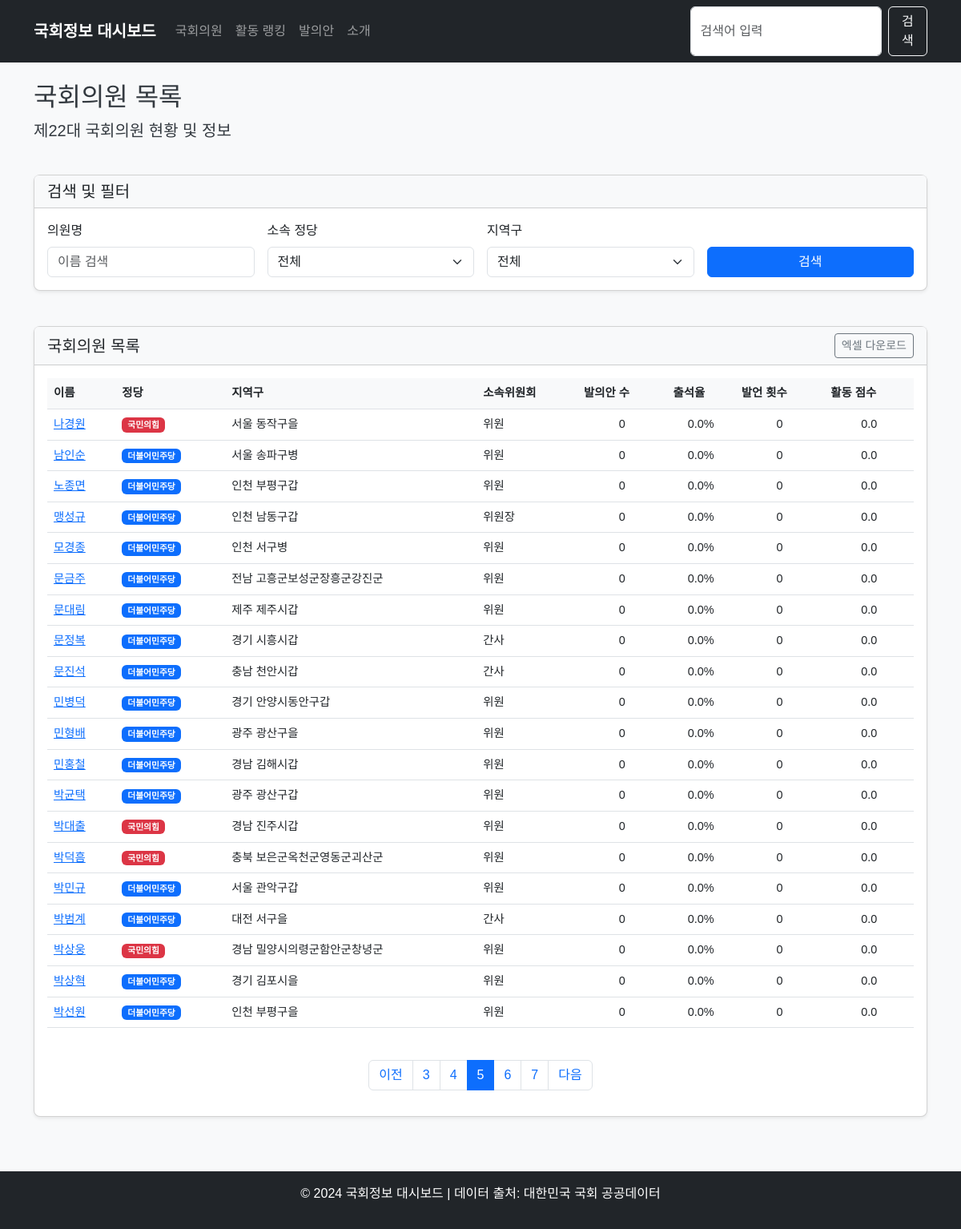
/members?name=&party=&district=&page=5, run on the app's committed database.
### app/models/member.py (models this page shows)
class Member(Base):
    __tablename__ = "members"
    id = Column(Integer, primary_key=True, index=True)
    name = Column(String, index=True)
    hanja_name = Column(String, nullable=True)  # 한자명
    eng_name = Column(String, nullable=True)    # 영문명
    birth_date = Column(Date, nullable=True)    # 생년월일
    birth_gbn = Column(String, nullable=True)   # 음/양력 구분
    position = Column(String, nullable=True)    # 직책명
    party = Column(String, index=True)          # 정당명
    district = Column(String, index=True)       # 선거구
    committee = Column(String, nullable=True)   # 대표 위원회
    committees = Column(Text, nullable=True)    # 소속 위원회 목록 (쉼표로 구분)
    reele_gbn = Column(String, nullable=True)   # 재선 구분
    units = Column(String, nullable=True)       # 당선 수
    tel_no = Column(String, nullable=True)      # 전화번호
    email = Column(String, nullable=True)       # 이메일
    homepage = Column(String, nullable=True)    # 홈페이지
    num_bills = Column(Integer, default=0)       # 발의안 개수
    attendance_rate = Column(Float, default=0.0) # 참석율 (%)
    speech_count = Column(Integer, default=0)    # 발언 횟수
    activity_score = Column(Float, default=0.0)  # 활동 점수 (자체 계산)
    bill_pass_rate = Column(Float, default=0.0)  # 법안 통과율 (%)
    is_active = Column(Boolean, default=True)
    last_updated = Column(Date, nullable=True)

### app/main.py (the view)
@app.get("/members", response_class=HTMLResponse)
async def members_page(
    request: Request,
    db: Session = Depends(get_db),
    name: Optional[str] = None,
    party: Optional[str] = None,
    district: Optional[str] = None,
    page: int = 1,
    limit: int = 20
):
    query = db.query(MemberModel)
    if name:
        query = query.filter(MemberModel.name.contains(name))
    if party:
        query = query.filter(MemberModel.party == party)
    if district:
        query = query.filter(MemberModel.district.contains(district))
    total = query.count()
    total_pages = (total + limit - 1) // limit
    if page < 1:
        page = 1
    elif page > total_pages and total_pages > 0:
        page = total_pages
    offset = (page - 1) * limit
    members = query.offset(offset).limit(limit).all()
    if total_pages <= 5:
        page_range = range(1, total_pages + 1)
    else:
        start_page = max(1, page - 2)
        end_page = min(total_pages, page + 2)
        page_range = range(start_page, end_page + 1)
    return templates.TemplateResponse(
        "members.html",
        {
            "request": request,
            "members": members,
            "total": total,
            "page": page,
            "limit": limit,
            "total_pages": total_pages,
            "page_range": page_range,
            "name": name or "",
            "party": party or "",
            "district": district or ""
        }
    )

### app/templates/members.html (shortened to what this page needs)
{% extends "base.html" %}
{% block content %}
<div class="row">
    <div class="col-12 mb-4">
        <h2>국회의원 목록</h2>
        <p class="lead">제22대 국회의원 현황 및 정보</p>
    </div>
</div>
<div class="row mb-4">
    <div class="col-12">
        <div class="card">
            <div class="card-header">
                <h5 class="mb-0">검색 및 필터</h5>
            </div>
            <div class="card-body">
                <form action="/members" method="get" class="row g-3">
                    <div class="col-md-3">
                        <label for="name" class="form-label">의원명</label>
                        <input type="text" class="form-control" id="name" name="name" placeholder="이름 검색" value="{{ name }}">
                    </div>
                    <div class="col-md-3">
                        <label for="party" class="form-label">소속 정당</label>
                        <select class="form-select" id="party" name="party">
                            <option value="">전체</option>
                        </select>
                    </div>
                    <div class="col-md-3">
                        <label for="district" class="form-label">지역구</label>
                        <select class="form-select" id="district" name="district">
                            <option value="">전체</option>
                        </select>
                    </div>
                    <div class="col-md-3 d-flex align-items-end">
                        <button type="submit" class="btn btn-primary w-100">검색</button>
                    </div>
                </form>
            </div>
        </div>
    </div>
</div>
<div class="row">
    <div class="col-12">
        <div class="card">
            <div class="card-header d-flex justify-content-between align-items-center">
                <h5 class="mb-0">국회의원 목록</h5>
                <div>
                    <button class="btn btn-sm btn-outline-secondary">엑셀 다운로드</button>
                </div>
            </div>
            <div class="card-body">
                <div class="table-responsive">
                    <table class="table table-hover">
                        <thead>
                            <tr>
                                <th scope="col">이름</th>
                                <th scope="col">정당</th>
                                <th scope="col">지역구</th>
                                <th scope="col">소속위원회</th>
                                <th scope="col">발의안 수</th>
                                <th scope="col">출석율</th>
                                <th scope="col">발언 횟수</th>
                                <th scope="col">활동 점수</th>
                            </tr>
                        </thead>
                        <tbody>
                            {% for member in members %}
                            <tr>
                                <td><a href="/members/{{ member.id }}">{{ member.name }}</a></td>
                                <td>
                                    {% if member.party == "국민의힘" %}
                                    <span class="badge bg-danger">{{ member.party }}</span>
                                    {% elif member.party == "더불어민주당" %}
                                    <span class="badge bg-primary">{{ member.party }}</span>
                                    {% elif member.party == "정의당" %}
                                    <span class="badge bg-warning text-dark">{{ member.party }}</span>
                                    {% else %}
                                    <span class="badge bg-secondary">{{ member.party }}</span>
                                    {% endif %}
                                </td>
                                <td>{{ member.district }}</td>
                                <td>{{ member.position }}</td>
                                <td class="text-center">{{ member.num_bills }}</td>
                                <td class="text-center">{{ member.attendance_rate }}%</td>
                                <td class="text-center">{{ member.speech_count }}</td>
                                <td class="text-center">{{ member.activity_score }}</td>
                            </tr>
                            {% else %}
                            <tr>
                                <td colspan="8" class="text-center">검색 결과가 없습니다.</td>
                            </tr>
                            {% endfor %}
                        </tbody>
                    </table>
                </div>
                <nav aria-label="Page navigation">
                    <ul class="pagination justify-content-center mt-4">
                        <li class="page-item {% if page == 1 %}disabled{% endif %}">
                            <a class="page-link" href="?name={{ name }}&party={{ party }}&district={{ district }}&page={{ page - 1 }}" tabindex="-1" {% if page == 1 %}aria-disabled="true"{% endif %}>이전</a>
                        </li>
                        {% for p in page_range %}
                        <li class="page-item {% if p == page %}active{% endif %}">
                            <a class="page-link" href="?name={{ name }}&party={{ party }}&district={{ district }}&page={{ p }}">{{ p }}</a>
                        </li>
                        {% endfor %}
                        <li class="page-item {% if page >= total_pages %}disabled{% endif %}">
                            <a class="page-link" href="?name={{ name }}&party={{ party }}&district={{ district }}&page={{ page + 1 }}" {% if page >= total_pages %}aria-disabled="true"{% endif %}>다음</a>
                        </li>
                    </ul>
                </nav>
            </div>
        </div>
    </div>
</div>
{% endblock %}

### app/static/css/style.css (style rules this page uses)
body { font-family: 'Noto Sans KR', sans-serif; background-color: #f8f9fa; color: #343a40; }
.card { margin-bottom: 20px; border-radius: 0.5rem; box-shadow: 0 0.125rem 0.25rem rgba(0, 0, 0, 0.075); }
.card-header { background-color: #f8f9fa; font-weight: 600; }
.table { font-size: 0.9rem; }
.table th { font-weight: 600; background-color: #f8f9fa; }

### data on the page
Member: name "나경원", party "국민의힘", district "서울 동작구을", position "위원", num_bills "0", attendance_rate "0.0", speech_count "0", activity_score "0.0"
Member: name "남인순", party "더불어민주당", district "서울 송파구병", position "위원", num_bills "0", attendance_rate "0.0", speech_count "0", activity_score "0.0"
Member: name "노종면", party "더불어민주당", district "인천 부평구갑", position "위원", num_bills "0", attendance_rate "0.0", speech_count "0", activity_score "0.0"
Member: name "맹성규", party "더불어민주당", district "인천 남동구갑", position "위원장", num_bills "0", attendance_rate "0.0", speech_count "0", activity_score "0.0"
Member: name "모경종", party "더불어민주당", district "인천 서구병", position "위원", num_bills "0", attendance_rate "0.0", speech_count "0", activity_score "0.0"
Member: name "문금주", party "더불어민주당", district "전남 고흥군보성군장흥군강진군", position "위원", num_bills "0", attendance_rate "0.0", speech_count "0", activity_score "0.0"
Member: name "문대림", party "더불어민주당", district "제주 제주시갑", position "위원", num_bills "0", attendance_rate "0.0", speech_count "0", activity_score "0.0"
Member: name "문정복", party "더불어민주당", district "경기 시흥시갑", position "간사", num_bills "0", attendance_rate "0.0", speech_count "0", activity_score "0.0"
Member: name "문진석", party "더불어민주당", district "충남 천안시갑", position "간사", num_bills "0", attendance_rate "0.0", speech_count "0", activity_score "0.0"
Member: name "민병덕", party "더불어민주당", district "경기 안양시동안구갑", position "위원", num_bills "0", attendance_rate "0.0", speech_count "0", activity_score "0.0"
Member: name "민형배", party "더불어민주당", district "광주 광산구을", position "위원", num_bills "0", attendance_rate "0.0", speech_count "0", activity_score "0.0"
Member: name "민홍철", party "더불어민주당", district "경남 김해시갑", position "위원", num_bills "0", attendance_rate "0.0", speech_count "0", activity_score "0.0"
Member: name "박균택", party "더불어민주당", district "광주 광산구갑", position "위원", num_bills "0", attendance_rate "0.0", speech_count "0", activity_score "0.0"
Member: name "박대출", party "국민의힘", district "경남 진주시갑", position "위원", num_bills "0", attendance_rate "0.0", speech_count "0", activity_score "0.0"
Member: name "박덕흠", party "국민의힘", district "충북 보은군옥천군영동군괴산군", position "위원", num_bills "0", attendance_rate "0.0", speech_count "0", activity_score "0.0"
Member: name "박민규", party "더불어민주당", district "서울 관악구갑", position "위원", num_bills "0", attendance_rate "0.0", speech_count "0", activity_score "0.0"
Member: name "박범계", party "더불어민주당", district "대전 서구을", position "간사", num_bills "0", attendance_rate "0.0", speech_count "0", activity_score "0.0"
Member: name "박상웅", party "국민의힘", district "경남 밀양시의령군함안군창녕군", position "위원", num_bills "0", attendance_rate "0.0", speech_count "0", activity_score "0.0"
Member: name "박상혁", party "더불어민주당", district "경기 김포시을", position "위원", num_bills "0", attendance_rate "0.0", speech_count "0", activity_score "0.0"
Member: name "박선원", party "더불어민주당", district "인천 부평구을", position "위원", num_bills "0", attendance_rate "0.0", speech_count "0", activity_score "0.0"

### other printed values
{{ p }} "3" "4" "5" "6" "7"
